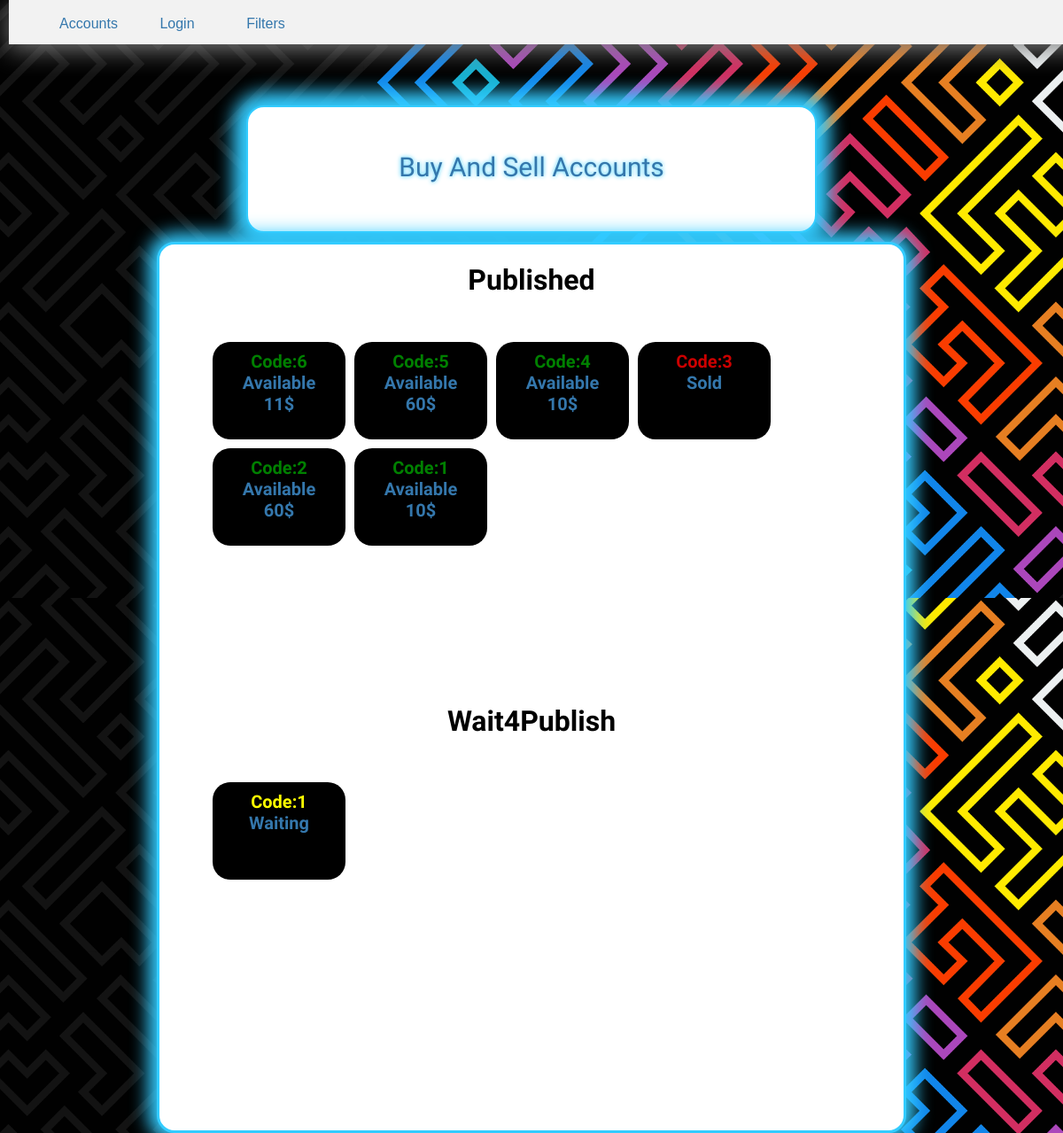
The app's page /, older data.
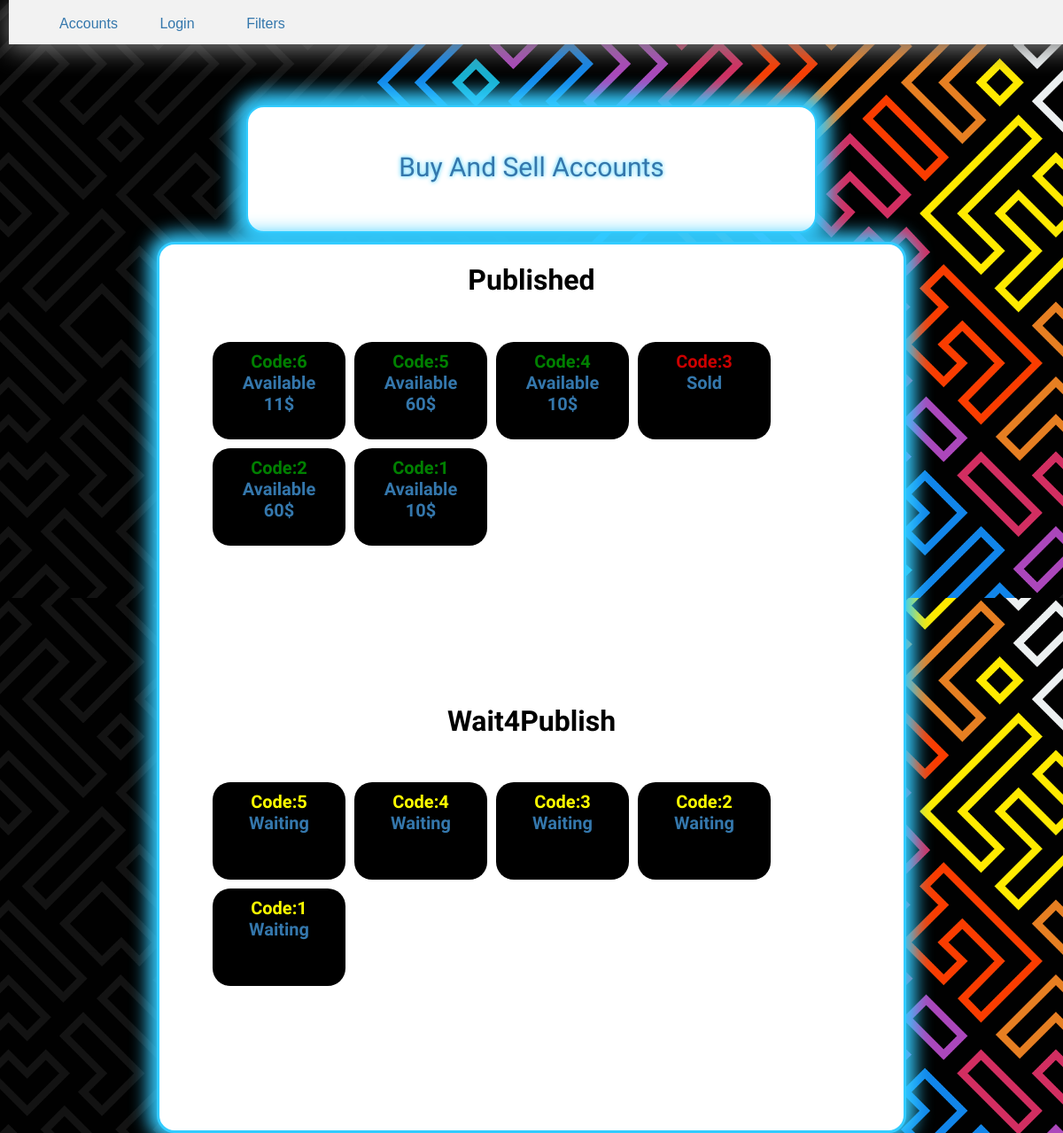
The same page, newer data.
### Sell/models.py (models this page shows, shortened)
class Account(models.Model):
    code = models.IntegerField(primary_key=True, blank=True)
    w_code = models.IntegerField(blank=True, null=True)
    level = models.IntegerField()
    region_account = (
    ('220' , '220-هند'),
    ('360' , '360-ایران'),
    ('560' , '560-اروپا')
    )
    region = models.CharField(max_length=3 , choices= region_account, default='360')
    rank = models.CharField(max_length=300, blank=True)
    battle_pass = models.CharField(max_length= 400, blank=True)
    description = models.TextField(blank=True)
    price = models.IntegerField()
    S = (
    ('Available', 'Available'),
    ('Sold', 'Sold'),
    )
    status = models.CharField(max_length=9, choices=S, default='Available')
    S2 = (
    ('w', 'Wait4Publish'),
    ('p', 'Published')
    )
    p_status = models.CharField(max_length=1, choices=S2, default='p')

### Sell/views.py (the view)
# urls.py: re_path(r'^$', views.index, name='list_view'),
def index(request, ):
    accounts_list = models.Account.objects.order_by('-code')
    accounts_list2 = models.Account.objects.order_by('-w_code')
    context = {
        'accounts_list': accounts_list,
        'accounts_list2': accounts_list2,
    }
    return render(request, 'Sell/accounts_list.html', context)

### Sell/templates/Sell/accounts_list.html (shortened to what this page needs)
{% extends "Sell/index.html" %}
    {% block content %}
        {% if accounts_list %}
            <div class="Published">
            <h1>Published</h1><br />
            <ul>
            {% for account in accounts_list %}
                {% if account.p_status == 'p' %}
                {% if account.status == 'Available' %}
                <li id="{{account.code}}"><a href="{% url 'sellaccount:detail_view' account.code %}" id="link{{account.code}}"><span style="color: green">Code:{{account.code}}</span><br />
                  {{account.status}}<br />
                  {{account.price}}$</a>
                {% else %}
                <li id="{{account.code}}"><a href="{% url 'sellaccount:detail_view' account.code %}" id="link{{account.code}}" class="sold-href"><span style="color: #cc0000 ">Code:{{account.code}}</span><br />
                  {{account.status}}</a><br />
                  {% endif %}
                  {% endif %}
              {% endfor %}
              </ul>
              </div>
        {% else %}
            <p>No Accounts Are Available</p>
        {% endif %}
    {% endblock %}
    {% block content2 %}
        {% if accounts_list %}
            <div class="Wait4Publish">
            <h1>Wait4Publish</h1><br />
            <ul>
            {% for account1 in accounts_list2 %}
                {% if account1.p_status == 'w' %}
                {% if account1.status == 'Available' %}
                <li id="{{account1.code}}"><a href="{% url 'sellaccount:p_detail_view' account1.w_code %}" id="link{{account1.code}}"><span style="color: yellow">Code:{{account1.w_code}}</span><br />
                  Waiting</a><br />
                  {% endif %}
                  {% endif %}
              {% endfor %}
              </ul>
              </div>
        {% else %}
            <p>No Accounts Are Available</p>
        {% endif %}
    {% endblock %}

### Sell/templates/Sell/index.html (shortened to what this page needs)
<html>
    <head meta charset="utf-8">
        <link rel="stylesheet" href="/static/Sell/index.css" />
    </head>
    <body>
        {% include "Sell/topbar.html" %}<br />
        <div class="all">
            <center><div class="Header">
                <p> Buy And Sell Accounts </p>
            </div></center>
            <center><div class="Container">
                <div id='P'>
                {% block content %}{% endblock %}
              </div><br />
                <div id='W'>
                {% block content2 %}{% endblock %}
              </div>
            </div></center>
      </div>
    </body>
</html>

### Sell/templates/Sell/topbar.html (shortened to what this page needs)
<html>
    <head>
    </head>
    <body>
        <ul id="ul1">
            <li id="accounts">Accounts
            </li>
            {% if request.user.is_authenticated%}
            <li><a href="/form">Sell Account</a></li>
            <li><a href="/logout">Logout</a></li>
            {% else %}
            <li><a href="/login">Login</a></li>
            {% endif %}
            <li>Filters</li>
        </ul>
    </body>
</html>

### Sell/static/Sell/index.css (style rules this page uses)
body { margin-top: 0; background-image: url('back2.jpg'); background-size: contain; font-family: 'Zen Kurenaido', sans-serif; }
.header { margin-top: 100px; align:center; align-items: center; justify-content:center; background-color: white; width: 50%; height: 100px; text-align: center; font-size: 30px; padding: 20px; border: 2px solid #33ccff; border-radius: 20px; margin-bottom: 0px; box-shadow: 0 0 20px 15px #33ccff; text-shadow: 0 0 5px #33ccff; color: #3477ac }
.Container { margin-top: 10px; background-color: white; width: 70%; height: 1000px; border: solid #33ccff; border-radius: 20px; box-shadow: 0px 0 20px 10px #33ccff }
.Container #W { margin-top: 400px; padding-bottom: 300px; }
ul { list-style-type: none; margin: auto 10px; }
.Container li { float: left; color: #33ccff; width: 150px; height: 50px; background-color: black; margin-left: 10px; border: none; border-radius: 20px; padding-top: 20px; font-size: 20px; font-weight: bold; padding-bottom: 50px; margin-top:10px; padding-top: 10px; box-shadow: inset 0 0 0 0; transition: ease all 0.2s }
.Container li a { display: block; color: #3477ac; text-decoration: none; padding-bottom: 15px; }
.Container li .sold-href { width:150px; height: 85px; }

### Sell/templates/Sell/topbar.html (style rules this page uses)
body { margin: 0px; padding: 0px; }
#ul1 { list-style: none; margin-top: 0px; width: 100%; height: 50px; background-color: #f2f2f2; position: fixed; box-shadow: 0 5px 30px 0 gray; font-family: 'Noto Sans Arabic', sans-serif; }
#ul1 > li { float: left; width: 100px; height: 43px; padding-top: 10px; text-align: center; cursor: pointer; color: #3477ac; transition: all ease-in 0.1s; display: inline-block; }
#ul1 > li::after { content: ''; width: 0; height: 3px; margin-top: 8px; display: block; background-color: #33ccff; box-shadow: 0 -2px 10px 0 #33ccff; }
#ul1 a { text-decoration: none; color: #3477ac; display: block }

Row changes from the older to the newer data that the page shows:
added Account: w_code "5", shown under "Wait4Publish"
added Account: w_code "4", shown under "Wait4Publish"
added Account: w_code "3", shown under "Wait4Publish"
added Account: w_code "2", shown under "Wait4Publish"
